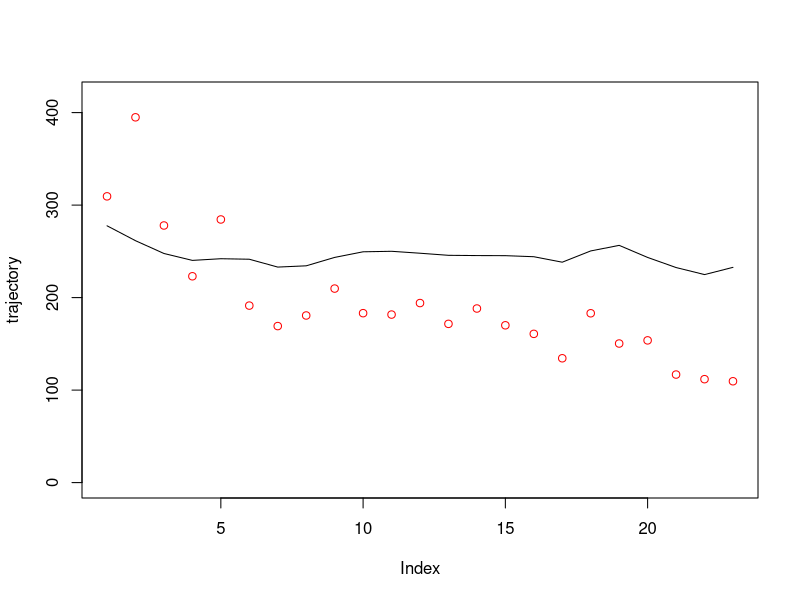

Write the R code that produced this figure. (Note: this script raises an error after producing the figure.)
## Sourcing this file will run everything for this model, given the MCMC
## arguments are in the global workspace.
setwd(paste0('models/',m))

## Load empirical data and inits
dat <- read.csv('tuna_data.csv')
cpue <- dat$CPUE
catches <- dat$Catches
data <- list(catches=catches, logcpue=log(cpue), N=nrow(dat))
inits <- list(list(logr=log(.8), logK=log(279), iq=5, isigma2=100, itau2=100,
             u_raw=rep(0, len=nrow(dat))))
params.jags <- c('logr', 'logK', 'isigma2', 'iq', 'itau2', 'u_raw')
r <- exp((inits[[1]]$logr))
K <- exp((inits[[1]]$logK))
sd.process <- sqrt(1/inits[[1]]$isigma2)
trajectory <- rep(NA, data$N)
trajectory[1] <- K*exp(inits[[1]]$u_raw[1]*sqrt(1/inits[[1]]$isigma2)-sd.process^2/2)
for( yr in 2: data$N){
    Nt <- trajectory[yr-1]
    Ct <- data$catches[yr-1]
    trajectory[yr] <- (Nt+r*Nt*(1- (Nt/K))-Ct)*exp(inits[[1]]$u[yr]-sd.process^2/2)
}
png('plots/initial_fits.png', width=7, height=5, res=300, units='in')
plot(trajectory, type='l', ylim=c(0, 1.5*max(trajectory)))
points(exp(data$logcpue)*inits[[1]]$iq, col='red')
dev.off()

## Get independent samples from each model to make sure they are coded the
## same
fit.empirical(model=m, params.jag=params.jags, inits=inits, data=data,
              Nout=Nout, Nout.ind=Nout.ind, Nthin.ind=Nthin.ind,
              delta=delta.vec, lambda=lambda.vec, metric=metric)

## ## Now loop through model sizes and run for default parameters, using JAGS
## ## and NUTS only.
## adapt.list <- perf.list <- list()
## for(i in seq_along(Npar.vec)){
##     Npar <- Npar.vec[i]
##     ## Reproducible data since seed set inside the function
##     message(paste("======== Starting Npar=", Npar))
##     set.seed(115)
##     source("generate_data.R")
##     temp <- run.chains(model=m, inits=inits, params.jags=params.jags, data=data,
##                    seeds=seeds, Nout=Nout, Nthin=1, lambda=NULL)
##     adapt.list[[i]] <- temp$adapt
##     perf.list[[i]] <- temp$perf
##     ## Save them as we go in case it fails
##     perf <- do.call(rbind, perf.list)
##     adapt <- do.call(rbind, adapt.list)
##     write.csv(x=perf, file=results.file(paste0(m,'_perf_simulated.csv')))
##     write.csv(x=adapt, file=results.file(paste0(m,'_adapt_simulated.csv')))
##     rm(temp)
## }
## message("Making plots...")
## plot.simulated.results(perf, adapt)

setwd(main.dir)
